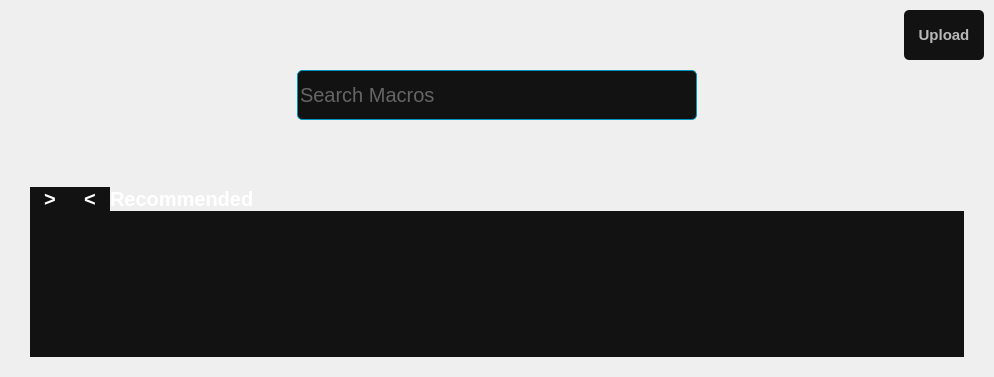
            <widget class="QWidget" name="market_page">
             <layout class="QVBoxLayout" name="verticalLayout_38">
              <property name="spacing">
               <number>0</number>
              </property>
              <property name="leftMargin">
               <number>0</number>
              </property>
              <property name="topMargin">
               <number>0</number>
              </property>
              <property name="rightMargin">
               <number>0</number>
              </property>
              <property name="bottomMargin">
               <number>20</number>
              </property>
              <item>
               <widget class="QFrame" name="frame_33">
                <property name="sizePolicy">
                 <sizepolicy hsizetype="Preferred" vsizetype="Fixed">
                  <horstretch>0</horstretch>
                  <verstretch>0</verstretch>
                 </sizepolicy>
                </property>
                <property name="minimumSize">
                 <size>
                  <width>0</width>
                  <height>70</height>
                 </size>
                </property>
                <property name="maximumSize">
                 <size>
                  <width>16777215</width>
                  <height>70</height>
                 </size>
                </property>
                <property name="frameShape">
                 <enum>QFrame::NoFrame</enum>
                </property>
                <property name="frameShadow">
                 <enum>QFrame::Raised</enum>
                </property>
                <layout class="QVBoxLayout" name="verticalLayout_72">
                 <property name="spacing">
                  <number>0</number>
                 </property>
                 <property name="leftMargin">
                  <number>0</number>
                 </property>
                 <property name="topMargin">
                  <number>0</number>
                 </property>
                 <property name="rightMargin">
                  <number>0</number>
                 </property>
                 <property name="bottomMargin">
                  <number>50</number>
                 </property>
                 <item>
                  <widget class="QFrame" name="market_header">
                   <property name="sizePolicy">
                    <sizepolicy hsizetype="Preferred" vsizetype="Preferred">
                     <horstretch>0</horstretch>
                     <verstretch>0</verstretch>
                    </sizepolicy>
                   </property>
                   <property name="minimumSize">
                    <size>
                     <width>0</width>
                     <height>60</height>
                    </size>
                   </property>
                   <property name="maximumSize">
                    <size>
                     <width>16777215</width>
                     <height>200</height>
                    </size>
                   </property>
                   <property name="sizeIncrement">
                    <size>
                     <width>0</width>
                     <height>0</height>
                    </size>
                   </property>
                   <property name="frameShape">
                    <enum>QFrame::NoFrame</enum>
                   </property>
                   <property name="frameShadow">
                    <enum>QFrame::Raised</enum>
                   </property>
                   <layout class="QHBoxLayout" name="horizontalLayout_21">
                    <property name="spacing">
                     <number>0</number>
                    </property>
                    <property name="leftMargin">
                     <number>10</number>
                    </property>
                    <property name="topMargin">
                     <number>10</number>
                    </property>
                    <property name="rightMargin">
                     <number>10</number>
                    </property>
                    <property name="bottomMargin">
                     <number>0</number>
                    </property>
                    <item>
                     <widget class="QPushButton" name="market_user_profile">
                      <property name="sizePolicy">
                       <sizepolicy hsizetype="Expanding" vsizetype="Expanding">
                        <horstretch>0</horstretch>
                        <verstretch>0</verstretch>
                       </sizepolicy>
                      </property>
                      <property name="minimumSize">
                       <size>
                        <width>50</width>
                        <height>50</height>
                       </size>
                      </property>
                      <property name="maximumSize">
                       <size>
                        <width>50</width>
                        <height>50</height>
                       </size>
                      </property>
                      <property name="cursor">
                       <cursorShape>PointingHandCursor</cursorShape>
                      </property>
                      <property name="focusPolicy">
                       <enum>Qt::NoFocus</enum>
                      </property>
                      <property name="styleSheet">
                       <string notr="true">border:0;</string>
                      </property>
                      <property name="text">
                       <string/>
                      </property>
                      <property name="icon">
                       <iconset>
                        <normaloff>../../../Downloads/buzz.jpg</normaloff>../../../Downloads/buzz.jpg</iconset>
                      </property>
                      <property name="iconSize">
                       <size>
                        <width>50</width>
                        <height>50</height>
                       </size>
                      </property>
                      <property name="flat">
                       <bool>true</bool>
                      </property>
                     </widget>
                    </item>
                    <item>
                     <spacer name="horizontalSpacer_7">
                      <property name="orientation">
                       <enum>Qt::Horizontal</enum>
                      </property>
                      <property name="sizeType">
                       <enum>QSizePolicy::MinimumExpanding</enum>
                      </property>
                      <property name="sizeHint" stdset="0">
                       <size>
                        <width>844</width>
                        <height>20</height>
                       </size>
                      </property>
                     </spacer>
                    </item>
                    <item>
                     <widget class="QPushButton" name="upload_macro">
                      <property name="sizePolicy">
                       <sizepolicy hsizetype="Expanding" vsizetype="Expanding">
                        <horstretch>0</horstretch>
                        <verstretch>0</verstretch>
                       </sizepolicy>
                      </property>
                      <property name="minimumSize">
                       <size>
                        <width>80</width>
                        <height>30</height>
                       </size>
                      </property>
                      <property name="maximumSize">
                       <size>
                        <width>150</width>
                        <height>16777215</height>
                       </size>
                      </property>
                      <property name="font">
                       <font>
                        <pointsize>11</pointsize>
                        <bold>true</bold>
                       </font>
                      </property>
                      <property name="cursor">
                       <cursorShape>PointingHandCursor</cursorShape>
                      </property>
                      <property name="focusPolicy">
                       <enum>Qt::NoFocus</enum>
                      </property>
                      <property name="styleSheet">
                       <string notr="true">border-radius: 5px;
background-color: rgb(18, 18, 18);
color: rgb(184, 184, 184);</string>
                      </property>
                      <property name="text">
                       <string>Upload</string>
                      </property>
                      <property name="flat">
                       <bool>true</bool>
                      </property>
                     </widget>
                    </item>
                   </layout>
                  </widget>
                 </item>
                 <item>
                  <spacer name="verticalSpacer_18">
                   <property name="orientation">
                    <enum>Qt::Vertical</enum>
                   </property>
                   <property name="sizeType">
                    <enum>QSizePolicy::Maximum</enum>
                   </property>
                   <property name="sizeHint" stdset="0">
                    <size>
                     <width>20</width>
                     <height>20</height>
                    </size>
                   </property>
                  </spacer>
                 </item>
                </layout>
               </widget>
              </item>
              <item>
               <widget class="QFrame" name="frame_22">
                <property name="maximumSize">
                 <size>
                  <width>16777215</width>
                  <height>70</height>
                 </size>
                </property>
                <property name="frameShape">
                 <enum>QFrame::NoFrame</enum>
                </property>
                <property name="frameShadow">
                 <enum>QFrame::Raised</enum>
                </property>
                <layout class="QHBoxLayout" name="horizontalLayout_22">
                 <property name="spacing">
                  <number>0</number>
                 </property>
                 <property name="leftMargin">
                  <number>0</number>
                 </property>
                 <property name="topMargin">
                  <number>0</number>
                 </property>
                 <property name="rightMargin">
                  <number>0</number>
                 </property>
                 <property name="bottomMargin">
                  <number>0</number>
                 </property>
                 <item>
                  <spacer name="horizontalSpacer_9">
                   <property name="orientation">
                    <enum>Qt::Horizontal</enum>
                   </property>
                   <property name="sizeHint" stdset="0">
                    <size>
                     <width>40</width>
                     <height>20</height>
                    </size>
                   </property>
                  </spacer>
                 </item>
                 <item>
                  <widget class="QLineEdit" name="search_macros">
                   <property name="minimumSize">
                    <size>
                     <width>400</width>
                     <height>50</height>
                    </size>
                   </property>
                   <property name="font">
                    <font>
                     <pointsize>15</pointsize>
                    </font>
                   </property>
                   <property name="styleSheet">
                    <string notr="true">padding-right:10px;
border-radius: 5px;
background-color: rgb(18, 18, 18);
color: rgb(184, 184, 184);
border: 1px solid #0095c2</string>
                   </property>
                   <property name="placeholderText">
                    <string>Search Macros</string>
                   </property>
                  </widget>
                 </item>
                 <item>
                  <spacer name="horizontalSpacer_8">
                   <property name="orientation">
                    <enum>Qt::Horizontal</enum>
                   </property>
                   <property name="sizeHint" stdset="0">
                    <size>
                     <width>40</width>
                     <height>20</height>
                    </size>
                   </property>
                  </spacer>
                 </item>
                </layout>
               </widget>
              </item>
              <item>
               <widget class="QFrame" name="frame_21">
                <property name="styleSheet">
                 <string notr="true">color: rgb(255, 255, 255);</string>
                </property>
                <property name="frameShape">
                 <enum>QFrame::NoFrame</enum>
                </property>
                <property name="frameShadow">
                 <enum>QFrame::Raised</enum>
                </property>
                <layout class="QVBoxLayout" name="verticalLayout_39">
                 <property name="spacing">
                  <number>0</number>
                 </property>
                 <property name="leftMargin">
                  <number>0</number>
                 </property>
                 <property name="topMargin">
                  <number>0</number>
                 </property>
                 <property name="rightMargin">
                  <number>0</number>
                 </property>
                 <property name="bottomMargin">
                  <number>0</number>
                 </property>
                 <item>
                  <spacer name="verticalSpacer_11">
                   <property name="orientation">
                    <enum>Qt::Vertical</enum>
                   </property>
                   <property name="sizeType">
                    <enum>QSizePolicy::Expanding</enum>
                   </property>
                   <property name="sizeHint" stdset="0">
                    <size>
                     <width>20</width>
                     <height>67</height>
                    </size>
                   </property>
                  </spacer>
                 </item>
                 <item>
                  <widget class="QFrame" name="frame_23">
                   <property name="minimumSize">
                    <size>
                     <width>0</width>
                     <height>170</height>
                    </size>
                   </property>
                   <property name="maximumSize">
                    <size>
                     <width>16777215</width>
                     <height>200</height>
                    </size>
                   </property>
                   <property name="styleSheet">
                    <string notr="true">QScrollBar:vertical {
	 border:none;
		background: #323232;
		width:5px;
	margin:15px 0 15px 0;
	border-radius:0px;
    }
QScrollBar::handle:vertical {
	background-color: #222222;
        min-height:20px;
	border-radius:5px;
    }
QScrollBar::add-line:vertical {
        background-color: rgb(44, 44, 44);
     height: 0px;
     subcontrol-position: bottom;
    subcontrol-origin: margin;
    }
 QScrollBar::sub-line:vertical {
  background-color: rgb(44, 44, 44);
       height: 0 px;
       subcontrol-position: top;
       subcontrol-origin: margin;
    }
QScrollBar::up-arrow:vertical, QScrollBar::down-aroow:vertical{
	background:none;
}
QScrollBar::add-page:vertical, QScrollBar::sub-page:vertical{
	background:none;
}</string>
                   </property>
                   <property name="frameShape">
                    <enum>QFrame::NoFrame</enum>
                   </property>
                   <property name="frameShadow">
                    <enum>QFrame::Raised</enum>
                   </property>
                   <layout class="QVBoxLayout" name="verticalLayout_40">
                    <property name="spacing">
                     <number>0</number>
                    </property>
                    <property name="leftMargin">
                     <number>30</number>
                    </property>
                    <property name="topMargin">
                     <number>0</number>
                    </property>
                    <property name="rightMargin">
                     <number>30</number>
                    </property>
                    <property name="bottomMargin">
                     <number>0</number>
                    </property>
                    <item>
                     <widget class="QFrame" name="frame_24">
                      <property name="frameShape">
                       <enum>QFrame::NoFrame</enum>
                      </property>
                      <property name="frameShadow">
                       <enum>QFrame::Raised</enum>
                      </property>
                      <layout class="QHBoxLayout" name="horizontalLayout_24">
                       <property name="spacing">
                        <number>0</number>
                       </property>
                       <property name="leftMargin">
                        <number>0</number>
                       </property>
                       <property name="topMargin">
                        <number>0</number>
                       </property>
                       <property name="rightMargin">
                        <number>0</number>
                       </property>
                       <property name="bottomMargin">
                        <number>0</number>
                       </property>
                       <item>
                        <widget class="QFrame" name="frame_29">
                         <property name="maximumSize">
                          <size>
                           <width>80</width>
                           <height>16777215</height>
                          </size>
                         </property>
                         <property name="styleSheet">
                          <string notr="true">background-color: rgb(18, 18, 18);
border:0;</string>
                         </property>
                         <property name="frameShape">
                          <enum>QFrame::NoFrame</enum>
                         </property>
                         <property name="frameShadow">
                          <enum>QFrame::Raised</enum>
                         </property>
                         <layout class="QHBoxLayout" name="horizontalLayout_44">
                          <property name="spacing">
                           <number>0</number>
                          </property>
                          <property name="leftMargin">
                           <number>0</number>
                          </property>
                          <property name="topMargin">
                           <number>0</number>
                          </property>
                          <property name="rightMargin">
                           <number>0</number>
                          </property>
                          <property name="bottomMargin">
                           <number>0</number>
                          </property>
                          <item>
                           <widget class="QPushButton" name="macroPageNext">
                            <property name="font">
                             <font>
                              <pointsize>15</pointsize>
                              <bold>true</bold>
                             </font>
                            </property>
                            <property name="cursor">
                             <cursorShape>PointingHandCursor</cursorShape>
                            </property>
                            <property name="focusPolicy">
                             <enum>Qt::NoFocus</enum>
                            </property>
                            <property name="text">
                             <string>&gt;</string>
                            </property>
                            <property name="flat">
                             <bool>true</bool>
                            </property>
                           </widget>
                          </item>
                          <item>
                           <widget class="QPushButton" name="macroPageBack">
                            <property name="font">
                             <font>
                              <pointsize>15</pointsize>
                              <bold>true</bold>
                             </font>
                            </property>
                            <property name="cursor">
                             <cursorShape>PointingHandCursor</cursorShape>
                            </property>
                            <property name="focusPolicy">
                             <enum>Qt::NoFocus</enum>
                            </property>
                            <property name="text">
                             <string>&lt;</string>
                            </property>
                            <property name="flat">
                             <bool>true</bool>
                            </property>
                           </widget>
                          </item>
                         </layout>
                        </widget>
                       </item>
                       <item>
                        <widget class="QLabel" name="label_11">
                         <property name="maximumSize">
                          <size>
                           <width>16777215</width>
                           <height>30</height>
                          </size>
                         </property>
                         <property name="font">
                          <font>
                           <pointsize>15</pointsize>
                           <bold>true</bold>
                          </font>
                         </property>
                         <property name="text">
                          <string>Recommended</string>
                         </property>
                        </widget>
                       </item>
                      </layout>
                     </widget>
                    </item>
                    <item>
                     <widget class="QFrame" name="frame_25">
                      <property name="styleSheet">
                       <string notr="true"> QScrollBar:horizontal{
        height: 15px;
        margin: 3px 15px 3px 15px;
        border: 1px transparent #2A2929;
        border-radius: 4px;
        background-color: #272727;
  }

    QScrollBar::handle:horizontal
    {
        background-color: #121212;
        min-width: 5px;
        border-radius: 4px;
    }

    QScrollBar::add-line:horizontal
    {
        margin: 0px 3px 0px 3px;
        border-image: url(:/qss_icons/rc/right_arrow_disabled.png);
        width: 10px;
        height: 10px;
        subcontrol-position: right;
        subcontrol-origin: margin;
    }

    QScrollBar::sub-line:horizontal
    {
        margin: 0px 3px 0px 3px;
        border-image: url(:/qss_icons/rc/left_arrow_disabled.png);
        height: 10px;
        width: 10px;
        subcontrol-position: left;
        subcontrol-origin: margin;
    }

    QScrollBar::add-line:horizontal:hover,QScrollBar::add-line:horizontal:on
    {
        border-image: url(:/qss_icons/rc/right_arrow.png);
        height: 10px;
        width: 10px;
        subcontrol-position: right;
        subcontrol-origin: margin;
    }


    QScrollBar::sub-line:horizontal:hover, QScrollBar::sub-line:horizontal:on
    {
        border-image: url(:/qss_icons/rc/left_arrow.png);
        height: 10px;
        width: 10px;
        subcontrol-position: left;
        subcontrol-origin: margin;
    }

    QScrollBar::up-arrow:horizontal, QScrollBar::down-arrow:horizontal
    {
        background: none;
    }


    QScrollBar::add-page:horizontal, QScrollBar::sub-page:horizontal
    {
        background: none;
    }</string>
                      </property>
                      <property name="frameShape">
                       <enum>QFrame::NoFrame</enum>
                      </property>
                      <property name="frameShadow">
                       <enum>QFrame::Raised</enum>
                      </property>
                      <layout class="QVBoxLayout" name="verticalLayout_41">
                       <property name="spacing">
                        <number>0</number>
                       </property>
                       <property name="leftMargin">
                        <number>0</number>
                       </property>
                       <property name="topMargin">
                        <number>0</number>
                       </property>
                       <property name="rightMargin">
                        <number>0</number>
                       </property>
                       <property name="bottomMargin">
                        <number>0</number>
                       </property>
                       <item>
                        <widget class="QScrollArea" name="market_macros_scroll">
                         <property name="styleSheet">
                          <string notr="true"/>
                         </property>
                         <property name="frameShape">
                          <enum>QFrame::NoFrame</enum>
                         </property>
                         <property name="verticalScrollBarPolicy">
                          <enum>Qt::ScrollBarAlwaysOff</enum>
                         </property>
                         <property name="widgetResizable">
                          <bool>true</bool>
                         </property>
                         <property name="alignment">
                          <set>Qt::AlignLeading|Qt::AlignLeft|Qt::AlignVCenter</set>
                         </property>
                         <widget class="QWidget" name="market_macros">
                          <property name="geometry">
                           <rect>
                            <x>0</x>
                            <y>0</y>
                            <width>100</width>
                            <height>30</height>
                           </rect>
                          </property>
                          <property name="layoutDirection">
                           <enum>Qt::LeftToRight</enum>
                          </property>
                          <property name="styleSheet">
                           <string notr="true">QWidget{
	background-color: rgb(18, 18, 18);
}</string>
                          </property>
                          <layout class="QHBoxLayout" name="horizontalLayout_23">
                           <property name="spacing">
                            <number>10</number>
                           </property>
                           <property name="leftMargin">
                            <number>10</number>
                           </property>
                           <property name="topMargin">
                            <number>10</number>
                           </property>
                           <property name="rightMargin">
                            <number>10</number>
                           </property>
                           <property name="bottomMargin">
                            <number>10</number>
                           </property>
                          </layout>
                         </widget>
                        </widget>
                       </item>
                      </layout>
                     </widget>
                    </item>
                   </layout>
                  </widget>
                 </item>
                </layout>
               </widget>
              </item>
             </layout>
            </widget>
